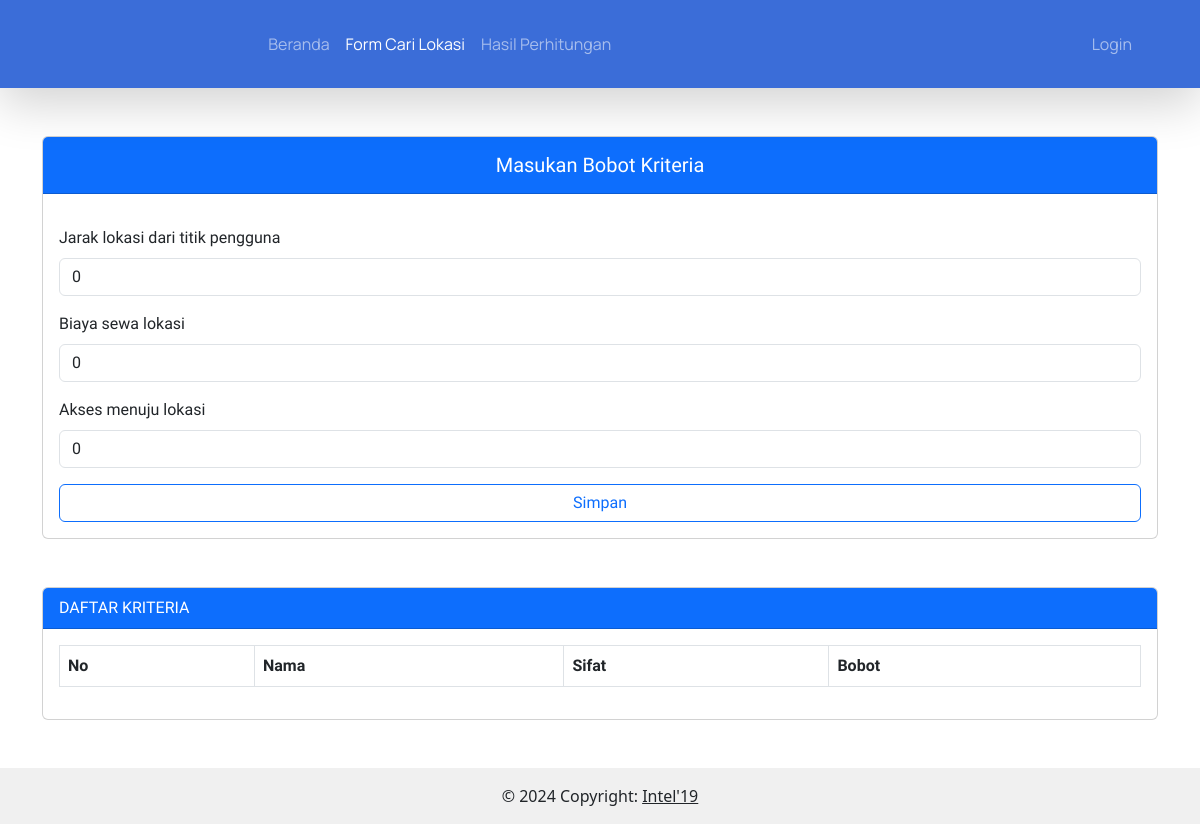
The app's page /user/kriteria_temps.php with its own data.
### tables this page shows
CREATE TABLE `kriteria` (
  `id_kriteria` char(2) NOT NULL,
  `nama_kriteria` varchar(50) NOT NULL,
  `jenis_kriteria` varchar(30) NOT NULL,
  `bobot_kriteria` double(2,2) NOT NULL
);

### config.php (called while the page is built, shortened)
<?php
function connectDatabase()
{
    $conn = new mysqli(DB_HOST, DB_USERNAME, DB_PASSWORD, DB_NAME);
    return $conn;
}
?>

### user/functions/kriteria.php (called while the page is built, shortened)
<?php
require_once '../config.php';
class Kriteria{
    private $db;
    public function __construct()
    {
        $this->db = connectDatabase();
    }
    public function getKriteriaByUser($id_user)
    {
        return $this->db->query("SELECT * FROM `kriteria` JOIN bobot_kriteria ON bobot_kriteria.f_id_user = '$id_user'");
    }
    public function getKriteria()
    {
        return $this->db->query("SELECT * FROM `kriteria`");
    }
}
$Kriteria = new Kriteria();
?>

### user/kriteria_temps.php (the view, shortened to what this page needs)
<?php
require_once './../includes/header.php';
require_once './functions/kriteria.php';
$id_user = $_SESSION['id_user'];
$data_Kriteria = $Kriteria->getKriteriaByUser($id_user);
$dataKriteria = $Kriteria->getKriteria();
?>
<div class="container" style="font-family: 'Prompt', sans-serif">
    <div class="row">
        <div class="d-xxl-flex">
            <div class="col-xxl-3 mb-xxl-3 mt-5">
                <div class="card">
                    <?php if(mysqli_num_rows($data_Kriteria) <= 0):?>
                    <div class="card-header bg-primary">
                        <h5 class="text-center text-white pt-2 col-12 btn-outline-primary">
                            Masukan Bobot Kriteria
                        </h5>
                    </div>
                    <form method="post" id="kriteriaForm" action="">
                        <div class="card-body">
                            <?php foreach($dataKriteria as $kriteria):?>
                            <div class="mb-3 mt-3">
                                <label for="bobot_kriteria" class="form-label"><?=$kriteria['nama_kriteria'];?></label>
                                <input type="number" max="100" class="form-control bobot-kriteria"
                                    name="t_bobot_kriteria[]" value="0">
                            </div>
                            <?php endforeach;?>
                            <button type="button" name="simpan" onclick="validateTotal()"
                                class="btn col-12 btn-outline-primary">
                                Simpan
                            </button>
                        </div>
                    </form>
                    <?php endif;?>
                </div>
            </div>
            <div class="col-xxl-9 mt-5 ms-xxl-5">
                <div class="card">
                    <div class="card-header bg-primary text-white">DAFTAR KRITERIA</div>
                    <div class="card-body">
                        <div class="table-responsive">
                            <table class="table table-striped table-bordered nowrap" style="width:100%" id="table">
                                <thead>
                                    <tr>
                                        <th scope="col">No</th>
                                        <th scope="col">Nama</th>
                                        <th scope="col">Sifat</th>
                                        <th scope="col">Bobot</th>
                                    </tr>
                                </thead>
                            </table>
                        </div>
                    </div>
                </div>
            </div>
        </div>
    </div>
</div>
<?php
require_once './../includes/footer.php';
?>

### records on screen
kriteria: nama_kriteria "Jarak lokasi dari titik pengguna"
kriteria: nama_kriteria "Biaya sewa lokasi"
kriteria: nama_kriteria "Akses menuju lokasi"
